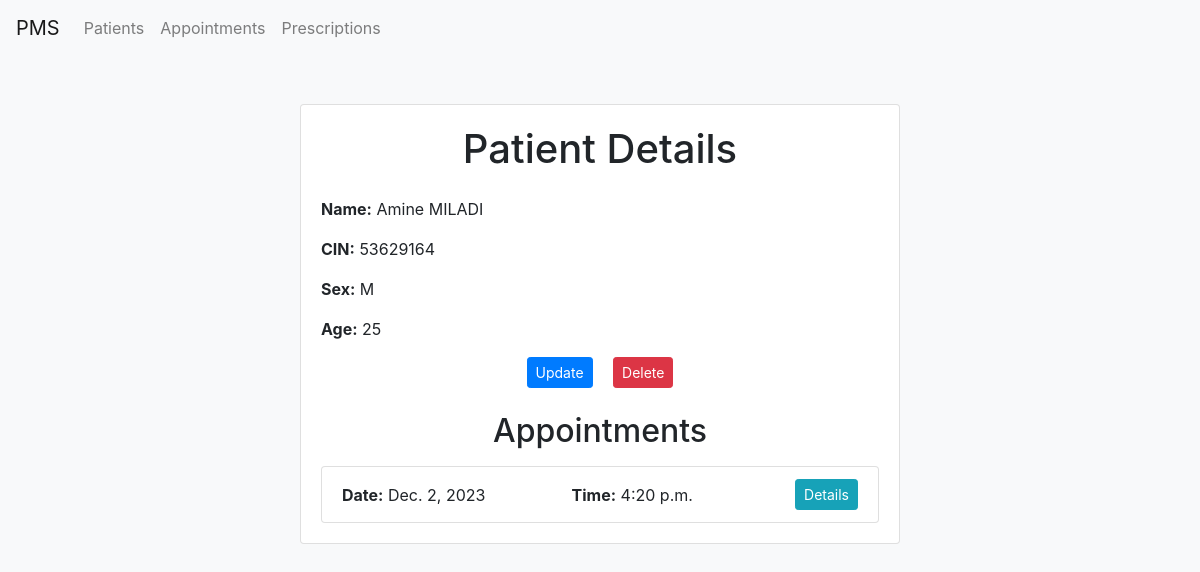
/PMS/patient/1/, run on the app's committed database.
### PMS/models.py (models this page shows, shortened)
class Patient(models.Model):
    cin = models.CharField(max_length=8, unique=True)
    name = models.CharField(max_length=30)
    sex = models.CharField(max_length=1)
    age = models.IntegerField()

class Appointment(models.Model):
    patientId = models.ForeignKey(Patient, on_delete=models.CASCADE)
    date = models.DateField()
    time = models.TimeField()

### PMS/views.py (the view)
# urls.py: path("patient/<int:pk>/", PatientDetail.as_view(), name='patient_detail'),
class PatientDetail(generics.RetrieveUpdateDestroyAPIView):
    serializer_class = PatientSerializer
    queryset = Patient.objects.all()
    template_name = 'pms/patient/patient_detail.html'
    def get(self, request, pk, *args, **kwargs):
        patient = Patient.objects.get(pk=pk)
        return render(request, self.template_name, {'patient': patient})

### PMS/templates/pms/patient/patient_detail.html (shortened to what this page needs)
{% extends 'pms/base.html' %}
{% block content %}
    <div class="container mt-5">
        <div class="card mx-auto" style="max-width: 600px;">
            <div class="card-body">
                <h1 class="mb-4 text-center">Patient Details</h1>
                <p class="mb-3"><strong>Name:</strong> {{ patient.name }}</p>
                <p class="mb-3"><strong>CIN:</strong> {{ patient.cin }}</p>
                <p class="mb-3"><strong>Sex:</strong> {{ patient.sex }}</p>
                <p class="mb-3"><strong>Age:</strong> {{ patient.age }}</p>
                <div class="text-center mb-4">
                    <a href="{% url 'patient_update' pk=patient.pk %}" class="btn btn-primary btn-sm mr-3">Update</a>
                    <a href="{% url 'patient_delete' pk=patient.pk %}" class="btn btn-danger btn-sm">Delete</a>
                </div>
                <h2 class="mt-4 mb-3 text-center">Appointments</h2>
                {% if patient.appointment_set.all %}
                    <ul class="list-group">
                        {% for appointment in patient.appointment_set.all %}
                            <li class="list-group-item">
                                <div class="d-flex justify-content-between align-items-center">
                                    <p class="mb-0"><strong>Date:</strong> {{ appointment.date }}</p>
                                    <p class="mb-0"><strong>Time:</strong> {{ appointment.time }}</p>
                                    <a href="{% url 'appointment_detail' pk=appointment.pk %}" class="btn btn-info btn-sm ml-3">Details</a>
                                </div>
                            </li>
                        {% endfor %}
                    </ul>
                {% else %}
                    <p class="text-center">No appointments for this patient.</p>
                {% endif %}
            </div>
        </div>
    </div>
{% endblock %}

### data on the page
Patient: name "Amine MILADI", cin "53629164", sex "M", age "25"
Appointment: date "Dec. 2, 2023", time "4:20 p.m."
